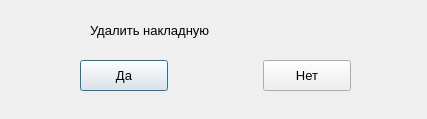
<?xml version="1.0" encoding="UTF-8"?>
<ui version="4.0">
 <class>DeleteWaybill</class>
 <widget class="QDialog" name="DeleteWaybill">
  <property name="geometry">
   <rect>
    <x>0</x>
    <y>0</y>
    <width>427</width>
    <height>119</height>
   </rect>
  </property>
  <property name="windowTitle">
   <string>Dialog</string>
  </property>
  <widget class="QWidget" name="">
   <property name="geometry">
    <rect>
     <x>90</x>
     <y>10</y>
     <width>231</width>
     <height>41</height>
    </rect>
   </property>
   <layout class="QGridLayout" name="gridLayout_2">
    <item row="0" column="0">
     <widget class="QLabel" name="labelText">
      <property name="font">
       <font>
        <pointsize>10</pointsize>
       </font>
      </property>
      <property name="text">
       <string>Удалить накладную </string>
      </property>
     </widget>
    </item>
    <item row="0" column="1">
     <widget class="QLabel" name="labelWaybill">
      <property name="font">
       <font>
        <pointsize>11</pointsize>
       </font>
      </property>
      <property name="text">
       <string/>
      </property>
     </widget>
    </item>
   </layout>
  </widget>
  <widget class="QWidget" name="">
   <property name="geometry">
    <rect>
     <x>80</x>
     <y>60</y>
     <width>271</width>
     <height>31</height>
    </rect>
   </property>
   <layout class="QGridLayout" name="gridLayout">
    <item row="0" column="0">
     <widget class="QPushButton" name="pushButton">
      <property name="sizePolicy">
       <sizepolicy hsizetype="Expanding" vsizetype="Expanding">
        <horstretch>0</horstretch>
        <verstretch>0</verstretch>
       </sizepolicy>
      </property>
      <property name="font">
       <font>
        <pointsize>10</pointsize>
       </font>
      </property>
      <property name="text">
       <string>Да</string>
      </property>
     </widget>
    </item>
    <item row="0" column="1">
     <spacer name="horizontalSpacer">
      <property name="orientation">
       <enum>Qt::Horizontal</enum>
      </property>
      <property name="sizeHint" stdset="0">
       <size>
        <width>40</width>
        <height>20</height>
       </size>
      </property>
     </spacer>
    </item>
    <item row="0" column="2">
     <widget class="QPushButton" name="pushButton_2">
      <property name="sizePolicy">
       <sizepolicy hsizetype="Expanding" vsizetype="Expanding">
        <horstretch>0</horstretch>
        <verstretch>0</verstretch>
       </sizepolicy>
      </property>
      <property name="font">
       <font>
        <pointsize>10</pointsize>
       </font>
      </property>
      <property name="text">
       <string>Нет</string>
      </property>
     </widget>
    </item>
   </layout>
  </widget>
 </widget>
 <resources/>
 <connections/>
</ui>
